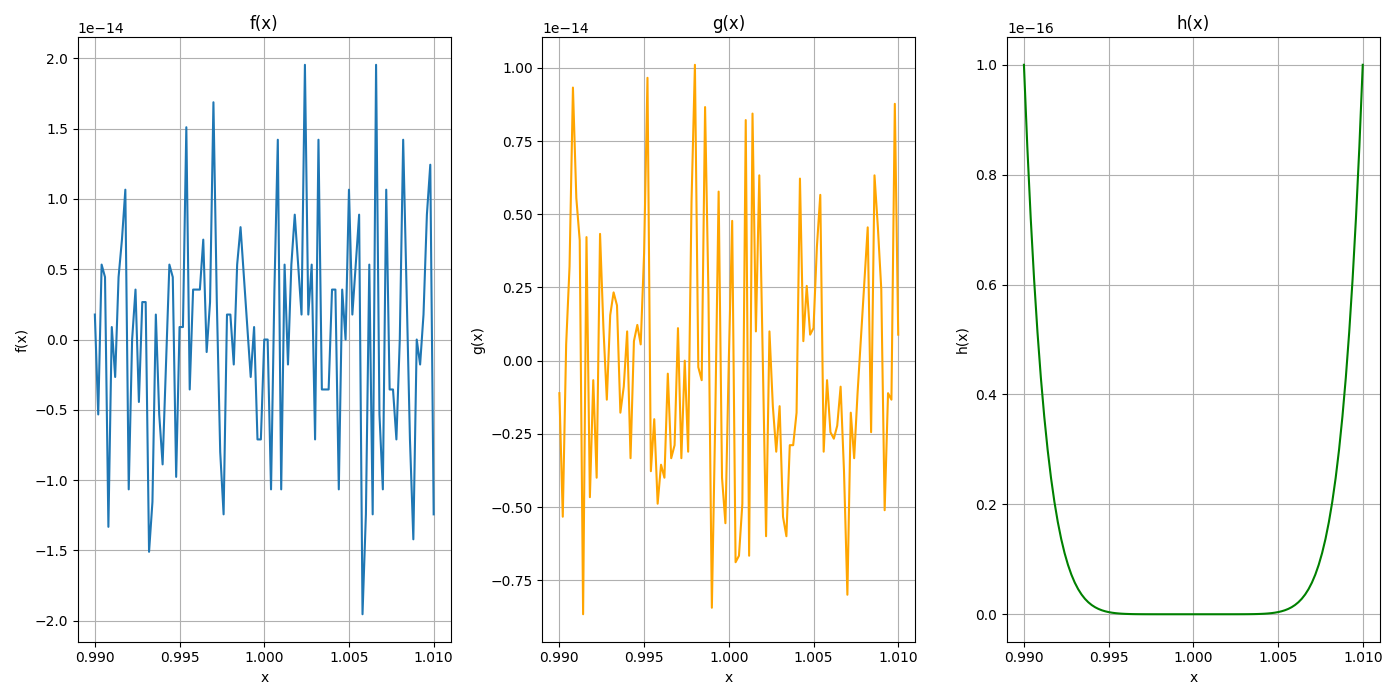

Here is the Python script that generated this plot:
import matplotlib.pyplot as plt
import numpy as np

# Define the interval
x = np.linspace(0.99, 1.01, 101)

# Define the functions
def f(x):
    return x**8 - 8*x**7 + 28*x**6 - 56*x**5 + 70*x**4 - 56*x**3 + 28*x**2 - 8*x + 1

def g(x):
    return (((((((x - 8)*x + 28)*x - 56)*x + 70)*x - 56)*x + 28)*x - 8)*x + 1

def h(x):
    return (x - 1)**8

# Calculate the function values
f_values = f(x)
g_values = g(x)
h_values = h(x)

# Plot the functions
plt.figure(figsize=(14, 7))

# Plot f(x)
plt.subplot(1, 3, 1)
plt.plot(x, f_values, label='f(x)')
plt.title('f(x)')
plt.xlabel('x')
plt.ylabel('f(x)')
plt.grid(True)

# Plot g(x)
plt.subplot(1, 3, 2)
plt.plot(x, g_values, label='g(x)', color='orange')
plt.title('g(x)')
plt.xlabel('x')
plt.ylabel('g(x)')
plt.grid(True)

# Plot h(x)
plt.subplot(1, 3, 3)
plt.plot(x, h_values, label='h(x)', color='green')
plt.title('h(x)')
plt.xlabel('x')
plt.ylabel('h(x)')
plt.grid(True)

# Adjust layout to prevent overlap
plt.tight_layout()

# Show the plots
plt.savefig('problem_a.png')